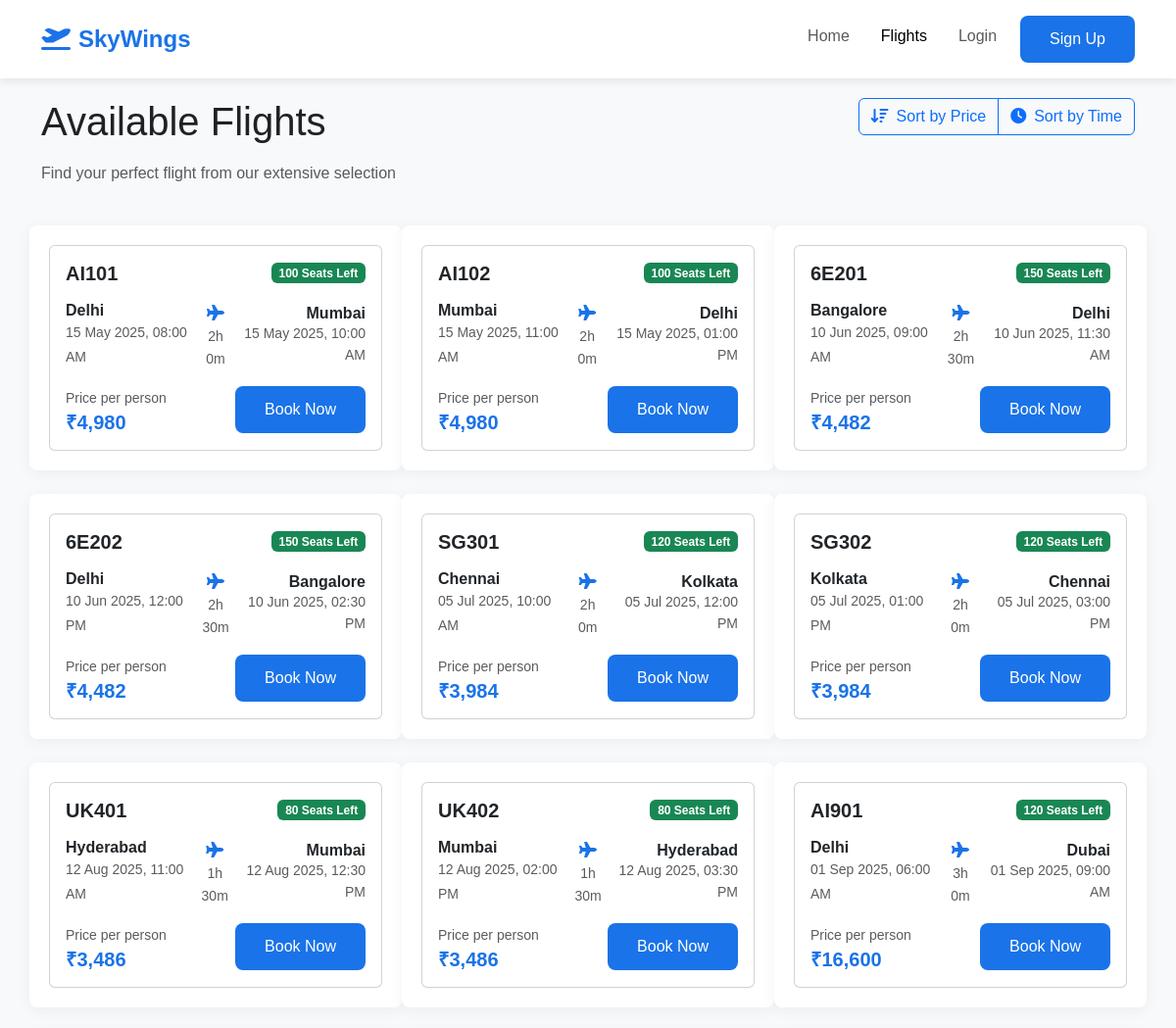
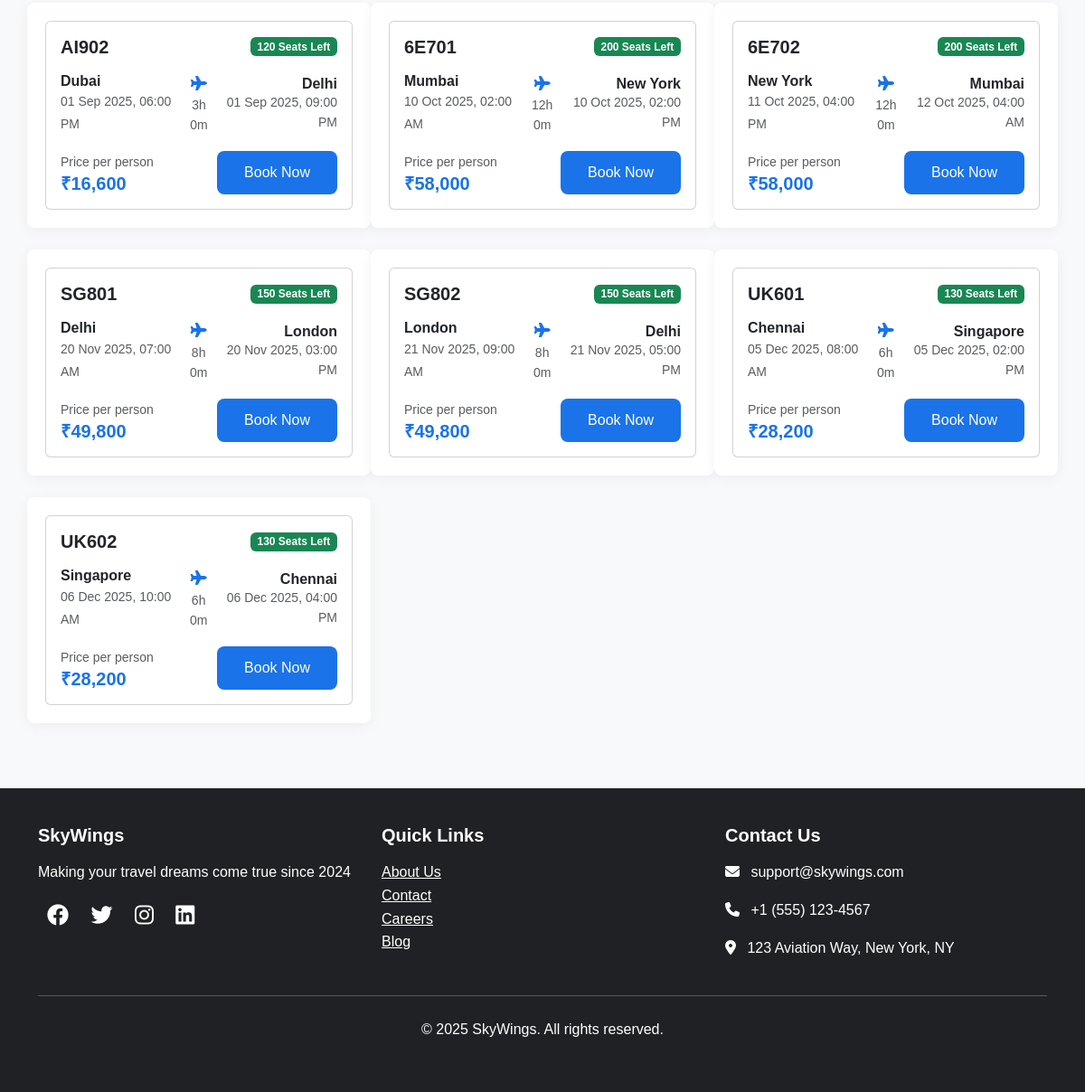
Page /flights.php on the committed database (2 pictures, top to bottom).
### tables this page shows
CREATE TABLE IF NOT EXISTS flights (
    id INT AUTO_INCREMENT PRIMARY KEY,
    airline_id INT NOT NULL,
    flight_number VARCHAR(20) NOT NULL,
    departure_city VARCHAR(100) NOT NULL,
    arrival_city VARCHAR(100) NOT NULL,
    departure_time DATETIME NOT NULL,
    arrival_time DATETIME NOT NULL,
    price DECIMAL(10,2) NOT NULL,
    available_seats INT NOT NULL,
    created_at TIMESTAMP DEFAULT CURRENT_TIMESTAMP,
    FOREIGN KEY (airline_id) REFERENCES airlines(id)
);

### flights.php (the view, shortened to what this page needs)
<?php
$servername = "localhost";
$username = "root";
$password = "";
$dbname = "airline_db";
try {
    $conn = new PDO("mysql:host=$servername;dbname=$dbname", $username, $password);
    $conn->setAttribute(PDO::ATTR_ERRMODE, PDO::ERRMODE_EXCEPTION);
    $stmt = $conn->prepare("SELECT * FROM flights ORDER BY departure_time ASC");
    $stmt->execute();
    $flights = $stmt->fetchAll(PDO::FETCH_ASSOC);
} catch(PDOException $e) {
    echo "Connection failed: " . $e->getMessage();
}
?>
<!DOCTYPE html>
<html lang="en">
<head>
    <link href="https://cdn.jsdelivr.net/npm/bootstrap@5.3.0/dist/css/bootstrap.min.css" rel="stylesheet">
    <link rel="stylesheet" href="https://cdnjs.cloudflare.com/ajax/libs/font-awesome/6.4.0/css/all.min.css">
    <link rel="stylesheet" href="style.css">
</head>
<body>
    <nav class="navbar navbar-expand-lg navbar-light fixed-top">
        <div class="container">
            <a class="navbar-brand" href="index.php">
                <i class="fas fa-plane-departure me-2"></i>SkyWings
            </a>
            <div class="collapse navbar-collapse" id="navbarNav">
                <ul class="navbar-nav ms-auto">
                    <li class="nav-item">
                        <a class="nav-link" href="index.php">Home</a>
                    </li>
                    <li class="nav-item">
                        <a class="nav-link active" href="flights.php">Flights</a>
                    </li>
                    <li class="nav-item">
                        <a class="nav-link" href="login.php">Login</a>
                    </li>
                    <li class="nav-item">
                        <a class="btn btn-primary ms-2" href="register.php">Sign Up</a>
                    </li>
                </ul>
            </div>
        </div>
    </nav>
    <div class="container" style="margin-top: 100px;">
        <div class="row mb-4">
            <div class="col-md-6">
                <h2 class="display-6">Available Flights</h2>
                <p class="text-muted">Find your perfect flight from our extensive selection</p>
            </div>
            <div class="col-md-6 text-end">
                <div class="btn-group">
                    <button type="button" class="btn btn-outline-primary" id="sortPrice">
                        <i class="fas fa-sort-amount-down me-2"></i>Sort by Price
                    </button>
                    <button type="button" class="btn btn-outline-primary" id="sortTime">
                        <i class="fas fa-clock me-2"></i>Sort by Time
                    </button>
                </div>
            </div>
        </div>
        <div class="row" id="flightContainer">
            <?php if (!empty($flights)): ?>
                <?php foreach ($flights as $flight): ?>
                    <div class="col-md-4 mb-4 flight-card"
                         data-price="<?php echo $flight['price']; ?>"
                         data-time="<?php echo strtotime($flight['departure_time']); ?>">
                        <div class="card h-100">
                            <div class="card-body">
                                <div class="d-flex justify-content-between align-items-center mb-3">
                                    <h5 class="card-title mb-0">
                                        <?php echo $flight['flight_number']; ?>
                                    </h5>
                                    <span class="badge bg-success">
                                        <?php echo $flight['available_seats']; ?> Seats Left
                                    </span>
                                </div>
                                <div class="flight-details mb-3">
                                    <div class="d-flex justify-content-between align-items-center">
                                        <div>
                                            <h6 class="mb-0"><?php echo $flight['departure_city']; ?></h6>
                                            <small class="text-muted">
                                                <?php
                                                $departureDateTime = new DateTime($flight['departure_time']);
                                                echo $departureDateTime->format('d M Y, h:i A');
                                                ?>
                                            </small>
                                        </div>
                                        <div class="text-center">
                                            <i class="fas fa-plane text-primary"></i>
                                            <div class="small text-muted">
                                                <?php
                                                $duration = strtotime($flight['arrival_time']) - strtotime($flight['departure_time']);
                                                echo floor($duration/3600) . 'h ' . floor(($duration%3600)/60) . 'm';
                                                ?>
                                            </div>
                                        </div>
                                        <div>
                                            <h6 class="mb-0 text-end"><?php echo $flight['arrival_city']; ?></h6>
                                            <small class="text-muted text-end d-block">
                                                <?php
                                                $arrivalDateTime = new DateTime($flight['arrival_time']);
                                                echo $arrivalDateTime->format('d M Y, h:i A');
                                                ?>
                                            </small>
                                        </div>
                                    </div>
                                </div>
                                <div class="d-flex justify-content-between align-items-center">
                                    <div>
                                        <small class="text-muted">Price per person</small>
                                        <h5 class="mb-0 text-primary">₹<?php echo number_format($flight['price']); ?></h5>
                                    </div>
                                    <a href="search_results.php?from=<?php echo $flight['departure_city']; ?>&to=<?php echo $flight['arrival_city']; ?>&departure=<?php echo date('Y-m-d', strtotime($flight['departure_time'])); ?>&passengers=1" class="btn btn-primary">
                                        Book Now
                                    </a>
                                </div>
                            </div>
                        </div>
                    </div>
                <?php endforeach; ?>
            <?php endif; ?>
        </div>
    </div>
    <footer class="footer mt-5">
        <div class="container">
            <div class="row">
                <div class="col-md-4">
                    <h5>SkyWings</h5>
                    <p>Making your travel dreams come true since 2024</p>
                    <div class="social-icons">
                        <a href="#"><i class="fab fa-facebook"></i></a>
                        <a href="#"><i class="fab fa-twitter"></i></a>
                        <a href="#"><i class="fab fa-instagram"></i></a>
                        <a href="#"><i class="fab fa-linkedin"></i></a>
                    </div>
                </div>
                <div class="col-md-4">
                    <h5>Quick Links</h5>
                    <ul class="list-unstyled">
                        <li><a href="#" class="text-white">About Us</a></li>
                        <li><a href="#" class="text-white">Contact</a></li>
                        <li><a href="#" class="text-white">Careers</a></li>
                        <li><a href="#" class="text-white">Blog</a></li>
                    </ul>
                </div>
                <div class="col-md-4">
                    <h5>Contact Us</h5>
                    <p><i class="fas fa-envelope me-2"></i> support@skywings.com</p>
                    <p><i class="fas fa-phone me-2"></i> +1 (555) 123-4567</p>
                    <p><i class="fas fa-map-marker-alt me-2"></i> 123 Aviation Way, New York, NY</p>
                </div>
            </div>
            <hr class="my-4">
            <div class="text-center">
                <p>&copy; <?php echo date("Y"); ?> SkyWings. All rights reserved.</p>
            </div>
        </div>
    </footer>
</body>
</html>

### style.css (style rules this page uses)
:root { --primary-color: #1a73e8; --secondary-color: #34a853; --accent-color: #fbbc05; --dark-color: #202124; --light-color: #f8f9fa; --success-color: #28a745; --warning-color: #ffc107; --danger-color: #dc3545; --gray-color: #6c757d; --border-radius: 8px; --box-shadow: 0 5px 20px rgba(0, 0, 0, 0.1); --transition: all 0.3s ease; }
* { margin: 0; padding: 0; box-sizing: border-box; }
body { font-family: 'Poppins', sans-serif; background: var(--light-color); color: var(--dark-color); line-height: 1.6; }
h1, h2, h3, h4, h5, h6 { font-weight: 600; margin-bottom: 1rem; }
.navbar { background: rgba(255, 255, 255, 0.95) !important; box-shadow: 0 2px 10px rgba(0, 0, 0, 0.1); padding: 1rem 0; position: fixed; width: 100%; top: 0; z-index: 1000; }
.navbar-brand { font-weight: 700; color: var(--primary-color) !important; font-size: 1.5rem; }
.nav-link { font-weight: 500; padding: 0.5rem 1rem !important; transition: var(--transition); }
.flight-card { background: white; border-radius: var(--border-radius); padding: 20px; margin-bottom: 20px; box-shadow: 0 3px 15px rgba(0, 0, 0, 0.05); transition: var(--transition); }
.btn-primary { background: var(--primary-color); border: none; padding: 12px 30px; border-radius: var(--border-radius); font-weight: 500; transition: var(--transition); }
.footer { background: var(--dark-color); color: white; padding: 40px 0; }
.social-icons a { color: white; font-size: 1.5rem; margin: 0 10px; transition: var(--transition); }
.text-primary { color: var(--primary-color) !important; }

### rows in the picture
flights: flight_number "AI101", available_seats "100", departure_city "Delhi", departure_time "15 May 2025, 08:00 AM", floor($duration/3600) "2", floor(($duration%3600)/60) "0", arrival_city "Mumbai", arrival_time "15 May 2025, 10:00 AM", price "4,980"
flights: flight_number "AI102", available_seats "100", departure_city "Mumbai", departure_time "15 May 2025, 11:00 AM", floor($duration/3600) "2", floor(($duration%3600)/60) "0", arrival_city "Delhi", arrival_time "15 May 2025, 01:00 PM", price "4,980"
flights: flight_number "6E201", available_seats "150", departure_city "Bangalore", departure_time "10 Jun 2025, 09:00 AM", floor($duration/3600) "2", floor(($duration%3600)/60) "30", arrival_city "Delhi", arrival_time "10 Jun 2025, 11:30 AM", price "4,482"
flights: flight_number "6E202", available_seats "150", departure_city "Delhi", departure_time "10 Jun 2025, 12:00 PM", floor($duration/3600) "2", floor(($duration%3600)/60) "30", arrival_city "Bangalore", arrival_time "10 Jun 2025, 02:30 PM", price "4,482"
flights: flight_number "SG301", available_seats "120", departure_city "Chennai", departure_time "05 Jul 2025, 10:00 AM", floor($duration/3600) "2", floor(($duration%3600)/60) "0", arrival_city "Kolkata", arrival_time "05 Jul 2025, 12:00 PM", price "3,984"
flights: flight_number "SG302", available_seats "120", departure_city "Kolkata", departure_time "05 Jul 2025, 01:00 PM", floor($duration/3600) "2", floor(($duration%3600)/60) "0", arrival_city "Chennai", arrival_time "05 Jul 2025, 03:00 PM", price "3,984"
flights: flight_number "UK401", available_seats "80", departure_city "Hyderabad", departure_time "12 Aug 2025, 11:00 AM", floor($duration/3600) "1", floor(($duration%3600)/60) "30", arrival_city "Mumbai", arrival_time "12 Aug 2025, 12:30 PM", price "3,486"
flights: flight_number "UK402", available_seats "80", departure_city "Mumbai", departure_time "12 Aug 2025, 02:00 PM", floor($duration/3600) "1", floor(($duration%3600)/60) "30", arrival_city "Hyderabad", arrival_time "12 Aug 2025, 03:30 PM", price "3,486"
flights: flight_number "AI901", available_seats "120", departure_city "Delhi", departure_time "01 Sep 2025, 06:00 AM", floor($duration/3600) "3", floor(($duration%3600)/60) "0", arrival_city "Dubai", arrival_time "01 Sep 2025, 09:00 AM", price "16,600"
flights: flight_number "AI902", available_seats "120", departure_city "Dubai", departure_time "01 Sep 2025, 06:00 PM", floor($duration/3600) "3", floor(($duration%3600)/60) "0", arrival_city "Delhi", arrival_time "01 Sep 2025, 09:00 PM", price "16,600"
flights: flight_number "6E701", available_seats "200", departure_city "Mumbai", departure_time "10 Oct 2025, 02:00 AM", floor($duration/3600) "12", floor(($duration%3600)/60) "0", arrival_city "New York", arrival_time "10 Oct 2025, 02:00 PM", price "58,000"
flights: flight_number "6E702", available_seats "200", departure_city "New York", departure_time "11 Oct 2025, 04:00 PM", floor($duration/3600) "12", floor(($duration%3600)/60) "0", arrival_city "Mumbai", arrival_time "12 Oct 2025, 04:00 AM", price "58,000"
flights: flight_number "SG801", available_seats "150", departure_city "Delhi", departure_time "20 Nov 2025, 07:00 AM", floor($duration/3600) "8", floor(($duration%3600)/60) "0", arrival_city "London", arrival_time "20 Nov 2025, 03:00 PM", price "49,800"
flights: flight_number "SG802", available_seats "150", departure_city "London", departure_time "21 Nov 2025, 09:00 AM", floor($duration/3600) "8", floor(($duration%3600)/60) "0", arrival_city "Delhi", arrival_time "21 Nov 2025, 05:00 PM", price "49,800"
flights: flight_number "UK601", available_seats "130", departure_city "Chennai", departure_time "05 Dec 2025, 08:00 AM", floor($duration/3600) "6", floor(($duration%3600)/60) "0", arrival_city "Singapore", arrival_time "05 Dec 2025, 02:00 PM", price "28,200"
flights: flight_number "UK602", available_seats "130", departure_city "Singapore", departure_time "06 Dec 2025, 10:00 AM", floor($duration/3600) "6", floor(($duration%3600)/60) "0", arrival_city "Chennai", arrival_time "06 Dec 2025, 04:00 PM", price "28,200"
